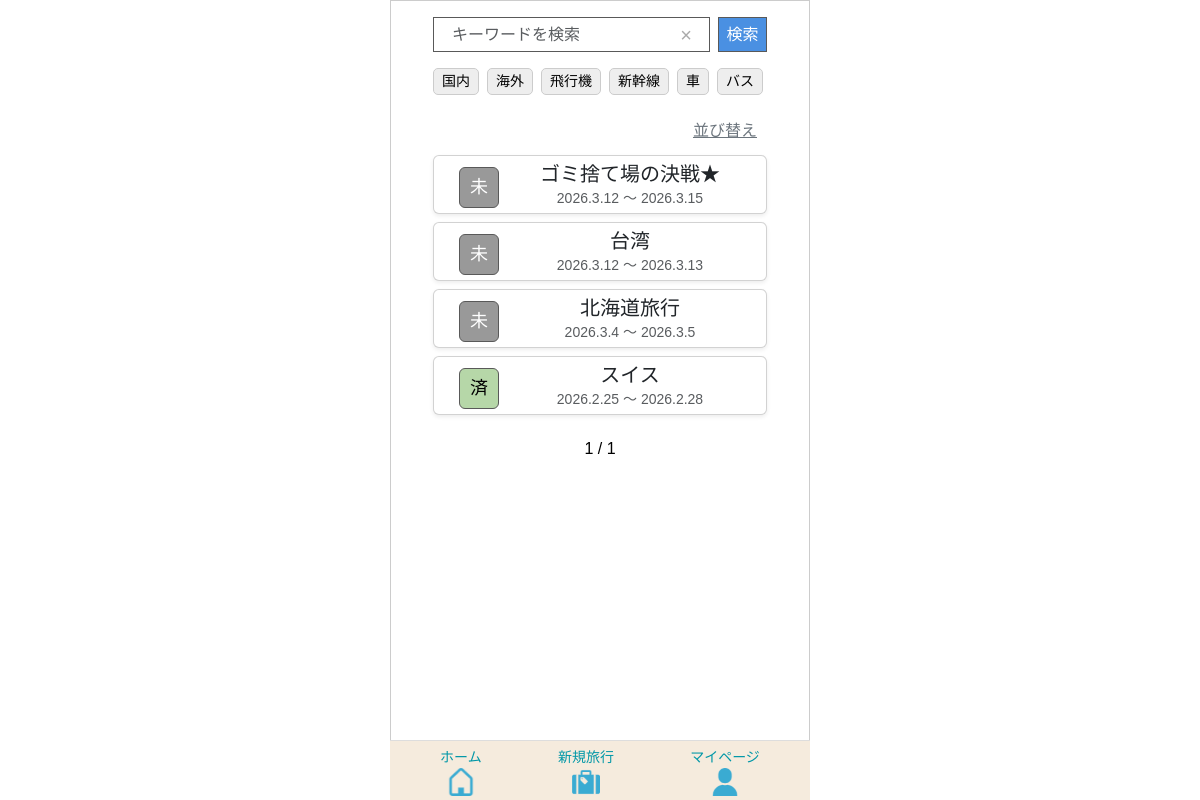
The app's page /home/ (signed in) with its own data.
### app/models/travel.py (models this page shows, shortened)
class Transport(models.Model):
    class TransportType(models.IntegerChoices):
     AIRPLANE   = 0, _("飛行機")
     SHINKANSEN = 1, _("新幹線")
     CAR        = 2, _("車")
     BUS        = 3, _("バス")
     TRAIN      = 4, _("電車")
     OTHER      = 5, _("その他")
    transport_id = models.AutoField(
        primary_key=True,
        verbose_name=_("交通手段ID")
    )
    transport_type = models.IntegerField(
    choices=TransportType.choices,
    verbose_name=_("交通手段")
    )
    created_at = models.DateTimeField(
        auto_now_add=True,
        verbose_name=_("作成日")
    )
    updated_at = models.DateTimeField(
       auto_now=True,
        verbose_name=_("更新日")
    )
    class Meta:
        verbose_name = _("交通手段")
        verbose_name_plural = _("交通手段")

class Travel_info(models.Model):
    class StayType(models.IntegerChoices):
        DAY_TRIP = 0, _("日帰り")
        STAY     = 1, _("宿泊")
    class LocationType(models.IntegerChoices):
        DOMESTIC = 0, _("国内")
        OVERSEAS = 1, _("海外")
    class StatusType(models.IntegerChoices):
        NOT_DONE  = 0, _("未")
        COMPLETE  = 1, _("完")
        PROCESSED = 2, _("済")
    travel_info_id = models.AutoField(
        primary_key=True,
        verbose_name=_("旅行情報ID")
    )
    user = models.ForeignKey(
        settings.AUTH_USER_MODEL,
        on_delete=models.CASCADE,
        verbose_name=_("ユーザーID")
    )
    travel_title = models.CharField(
        max_length=100,
        verbose_name=_("旅行タイトル")
    )
    start_date = models.DateField(
        verbose_name=_("開始日")
    )
    end_date = models.DateField(
        verbose_name=_("終了日")
    )
    stay_type = models.IntegerField(
        choices=StayType.choices,
        verbose_name=_("宿泊タイプ")
    )
    location = models.IntegerField(
        choices=LocationType.choices,
        verbose_name=_("場所"),
    )
    memo = models.CharField(
        max_length=230,
        blank=True,
        verbose_name=_("メモ")
    )
    status = models.IntegerField(
        choices=StatusType.choices,
        default=0,
        verbose_name=_("ステータス")
    )
    transport = models.ManyToManyField(
        "Transport",
        through="Travelmode",
        verbose_name=_("交通手段")
    )
    created_at = models.DateTimeField(
        auto_now_add=True,
        verbose_name=_("作成日")
    )
    updated_at = models.DateTimeField(
       auto_now=True,
        verbose_name=_("更新日")
    )
    class Meta:
        verbose_name = _("旅行情報")
        verbose_name_plural = _("旅行情報")

### app/views/home.py (the view)
# urls.py: path('home/', HomeView.as_view(), name='home'),
class HomeView(LoginRequiredMixin, TemplateView):
    template_name = "home/home.html"
    login_url = "/"
    def get(self, request, *args, **kwargs):
        if request.session.get("creating_travel"):
            Template.objects.filter(
                travel_info__isnull=True,
                user=request.user
            ).delete()
            request.session["creating_travel"] = False
        keyword = request.GET.get("keyword", "")
        travel_type = request.GET.getlist("travel_type")
        transport_filter = [t for t in request.GET.getlist("transport") if t]
        sort = request.GET.get("sort", "")
        travels = Travel_info.objects.filter(
            user=request.user,
            template__isnull=False
            )
        if keyword:
            travels = travels.filter(travel_title__icontains=keyword)
        if travel_type:
            travels = travels.filter(location__in=travel_type)
        if transport_filter:
            travels = travels.filter(
                transport__transport_type__in=transport_filter
            )
        today = timezone.now().date()
        completed_travel_ids = (
            TravelItem.objects
            .filter(travel_category__template__travel_info__user=request.user)
            .values("travel_category__template__travel_info")
            .annotate(
                total=Count("id"),
                done=Count("id", filter=Q(item_checked=TravelItem.ItemChecked.YES))
            )
            .filter(total=F("done"))
            .values_list("travel_category__template__travel_info", flat=True)
        )
        travels = travels.annotate(
            display_status=Case(
                When(end_date__lt=today, then=Value("済")),
                When(travel_info_id__in=completed_travel_ids, then=Value("完")),
                default=Value("未"),
                output_field=CharField()
            )
        )
        travels = travels.annotate(
            status_order=Case(
                When(display_status="完", then=0),
                When(display_status="未", then=1),
                When(display_status="済", then=2),
                default=3,
                output_field=IntegerField(),
            )
        )
        if sort == "title_asc":
            travels = travels.order_by("travel_title")
        elif sort == "title_desc":
            travels = travels.order_by("-travel_title")
        elif sort == "date_asc":
            travels = travels.order_by("start_date")
        elif sort == "date_desc":
            travels = travels.order_by("-start_date")
        else:
            travels = travels.order_by("status_order", "-start_date")
        paginator = Paginator(travels, 5)
        page = request.GET.get("page")
        travels_page = paginator.get_page(page)
        tags = Transport.objects.exclude(
            transport_type=Transport.TransportType.OTHER
        )
        return render(request, self.template_name, {
            "travels": travels_page,
            "keyword": keyword,
            "tags": tags,
            "travel_type": travel_type,
            "transport": transport_filter,
            "sort": sort,
        })

### templates/home/home.html (shortened to what this page needs)
{% extends 'base.html' %}
{% load static %}
{% block extra_css %}
{{ block.super }}
<link rel="stylesheet" href="{% static 'tabipre/css/home.css' %}">
{% endblock %}
{% block content %}
<div class="container mt-3">
    <form method="GET" id="searchForm" class="d-flex mt-2 mb-3 position-relative">
        <span id="clearBtn" class="clear-btn">&times;</span>
        <input type="text" name="keyword" id="keywordInput"
               autocomplete="off"
               value="{{ keyword }}"
               class="form-control me-2 search-input"
               placeholder="キーワードを検索">
        <button class="search-btn">検索</button>
    </form>
    <div class="d-flex flex-row flex-nowrap overflow-auto mt-1 mb-2 tag-scroll">
        <a href="#"
           class="tag-badge {% if '0' in travel_type %}selected{% endif %}"
           data-type="travel_type" data-value="0">国内</a>
        <a href="#"
           class="tag-badge {% if '1' in travel_type %}selected{% endif %}"
           data-type="travel_type" data-value="1">海外</a>
        {% for tag in tags %}
            <a href="#"
               class="tag-badge {% if tag.transport_type|stringformat:'s' in transport %}selected{% endif %}"
               data-type="transport"
               data-value="{{ tag.transport_type }}">
                {{ tag.get_transport_type_display }}
            </a>
        {% endfor %}
    </div>
    <div class="sort-btn-wrapper mb-2">
        <a href="#" class="sort-btn" data-bs-toggle="modal" data-bs-target="#sortModal">
            並び替え
        </a>
    </div>
    {% for t in travels %}
        <a href="{% url 'app:travel_detail' t.travel_info_id %}" class="text-decoration-none text-dark">
            <div class="card mb-2 shadow-sm">
                <div class="card-body d-flex align-items-center">
                    <div class="align-items-center">
                        {% if t.display_status == "未" %}
                            <span class="badge-t status-mi">未</span>
                        {% elif t.display_status == "完" %}
                            <span class="badge-t status-kan">完</span>
                        {% elif t.display_status == "済" %}
                            <span class="badge-t status-zumi">済</span>
                        {% endif %}
                    </div>
                    <div class="flex-grow-1 d-flex flex-column justify-content-center text-center">
                        <h5 class="card-title">{{ t.travel_title }}</h5>
                        <p class="card-text text-muted">
                            {{ t.start_date|date:"Y.n.j" }} 〜 {{ t.end_date|date:"Y.n.j" }}
                        </p>
                    </div>
                </div>
            </div>
        </a>
    {% empty %}
        <p class="text-center text-muted">旅行がありません</p>
    {% endfor %}
    <div class="d-flex justify-content-center mt-3">
        <nav>
            <ul class="pagination">
                {% if travels.has_previous %}
                    <li class="page-item">
                        <a class="page-link"
                           href="?page={{ travels.previous_page_number }}&keyword={{ keyword }}&sort={{ sort }}">
                           前へ
                        </a>
                    </li>
                {% else %}
                    <li class="page-item disabled">
                    </li>
                {% endif %}
                <li class="page-item active">
                    <span class="page-link">
                        {{ travels.number }} / {{ travels.paginator.num_pages }}
                    </span>
                </li>
                {% if travels.has_next %}
                    <li class="page-item">
                        <a class="page-link"
                           href="?page={{ travels.next_page_number }}&keyword={{ keyword }}&sort={{ sort }}">
                           次へ
                        </a>
                    </li>
                {% else %}
                    <li class="page-item disabled">
                    </li>
                {% endif %}
            </ul>
        </nav>
    </div>
</div>
{% endblock %}

### static/tabipre/css/base/base.css (style rules this page uses)
.badge-t { display: inline-block; min-width: 32px; border-radius: 6px; font-size: 18px; padding: 6px 10px; margin: 5px 20px 0 0 !important; border: 1px solid #595959; }
.badge-t.status-mi { background: #999; color: #fff; }
.badge-t.status-zumi { background: #b6d7a8; color: #000; }
.card-body { padding: 8px 16px !important; }
input, select, textarea { width: 100%; padding: 6px 10px; border-radius: 0; border: 1px solid #595959; font-size: 18px; box-sizing: border-box; }
input.form-control, select.form-control, textarea.form-control { border: 1px solid #595959 !important; }
html { overflow-y: scroll; }

### static/tabipre/css/home.css (style rules this page uses)
form input { border: 1px solid #ccc; padding: 8px; width: 100%; background-color: #ffffff; box-sizing: border-box; transition: border-color 0.25s ease, box-shadow 0.25s ease; color: #000; }
.search-input { height: 35px; width: 85%; padding: 4px 8px; border: 1px solid #ccc; }
.search-btn { font-size: 16px; background-color: #4a90e2; color: #fff; height: 35px; width: 50px; padding: 4px 6px; line-height: 1; border: 1px solid #595959; }
input[type="text"], button { border-radius: 0; }
.card-body { padding: 4px 25px !important; }
.card-title { margin: 2px 0; }
.card-text { margin: 0; font-size: 14px; }
.sort-btn-wrapper { display: flex; justify-content: flex-end; }
.sort-btn { padding: 4px 10px; font-size: 16px; color: #6c757d; }
.tag-badge { display: inline-block; background-color: #eee; color: #000; padding: 2px 8px; border-radius: 5px; font-size: 14px; white-space: nowrap; margin-right: 8px; border: 1px solid #ccc; text-decoration: none; margin-bottom: 4px; }
.pagination { display: flex; justify-content: center; align-items: center; gap: 24px; }
.page-link { background-color: #eee !important; color: #000; border: 1px solid #000 !important; padding: 6px 16px; border-radius: 8px; font-size: 16px; }
.page-item span.page-link { background: #fff !important; color: #000 !important; border: none !important; padding: 6px 10px; font-size: 16px; }
.clear-btn { position: absolute; right: 70px; top: 50%; transform: translateY(-50%); font-size: 20px; color: #aaa; cursor: pointer; padding: 5px; background: transparent; z-index: 10; display: block; }
.search-input { padding-right: 40px; }
.search-input::placeholder { padding-left: 10px; }
.tag-scroll { overflow-y: hidden; padding-bottom: 8px; margin-top: 12px; }

### records on screen
Transport: transport_type "飛行機"
Transport: transport_type "新幹線"
Transport: transport_type "車"
Transport: transport_type "バス"
Travel_info: shows "未", travel_title "ゴミ捨て場の決戦★", start_date "2026.3.12", end_date "2026.3.15"
Travel_info: shows "未", travel_title "台湾", start_date "2026.3.12", end_date "2026.3.13"
Travel_info: shows "未", travel_title "北海道旅行", start_date "2026.3.4", end_date "2026.3.5"
Travel_info: shows "済", travel_title "スイス", start_date "2026.2.25", end_date "2026.2.28"

### other values on screen
{{ travels.number }} "1"
{{ travels.paginator.num_pages }} "1"
